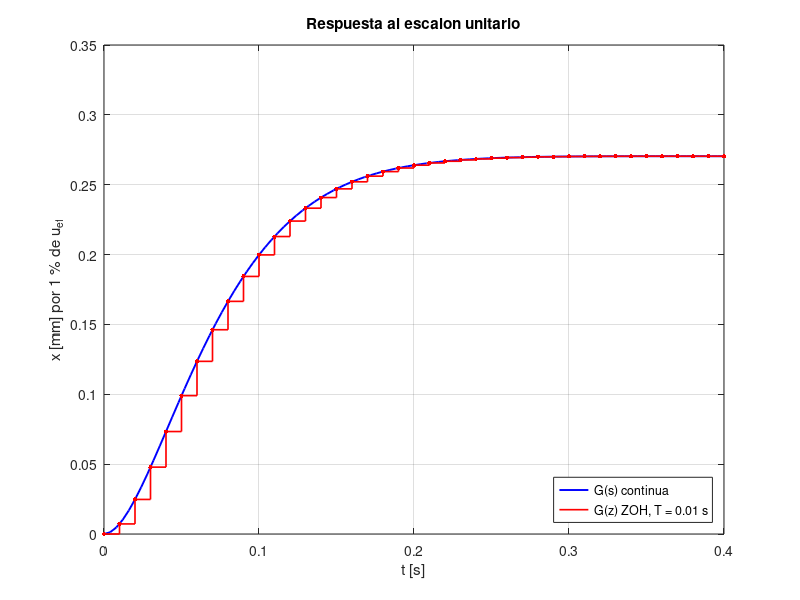
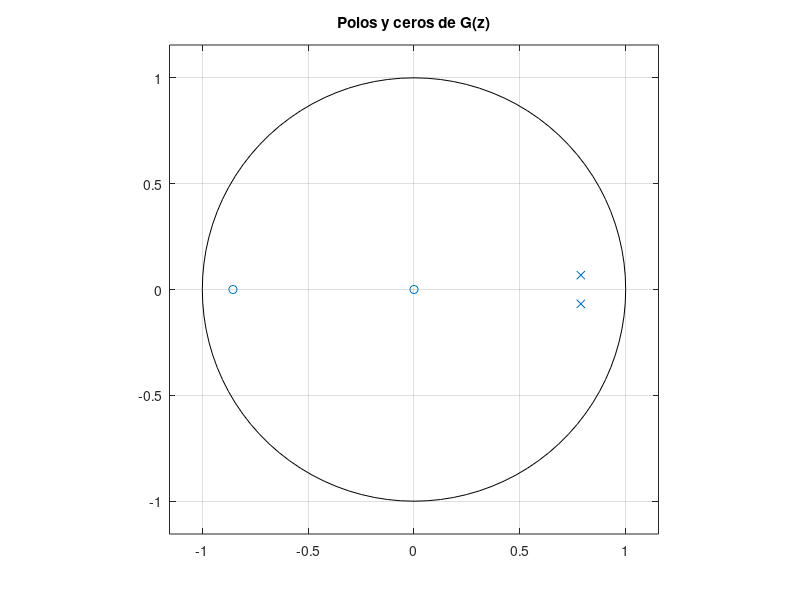

MATLAB code to generate these figures, in order:
% Discretizacion de la planta pinon-cremallera por retenedor de orden cero (ZOH)
% G(s) = b0 / (s^2 + a1 s + a0)   [mm / %PWM efectivo], identificada en ../identificacion
here = fileparts(mfilename('fullpath'));
fmt = @(x) sprintf('%.6f', x);

b0 = 168.4; a1 = 46.87; a0 = 622.9;
Gs = tf(b0, [1 a1 a0]);

%% 1. Parametros de la planta continua
wn   = sqrt(a0);
zeta = a1/(2*wn);
K    = b0/a0;
a    = a1/2;                 % parte real de los polos (s = -a +- j w)
w    = sqrt(a0 - a^2);       % parte imaginaria
ts   = 4/(zeta*wn);          % tiempo de establecimiento 2 %
fprintf('wn=%s zeta=%s K=%s a=%s w=%s ts=%s\n', fmt(wn), fmt(zeta), fmt(K), fmt(a), fmt(w), fmt(ts));

%% 2. Tiempo de muestreo
fprintf('Landau: %s <= T <= %s\n', fmt(0.25/wn), fmt(1.5/wn));
fprintf('Lazo cerrado ts/20..ts/10: %s .. %s\n', fmt(ts/20), fmt(ts/10));
fprintf('Lazo abierto ts/80..ts/40: %s .. %s\n', fmt(ts/80), fmt(ts/40));
T = 0.01;
fprintf('T=%.3f -> wn*T=%s  ts/T=%s\n', T, fmt(wn*T), fmt(ts/T));

%% 3. Fracciones parciales de G(s)/s = A/s + B(s+a)/((s+a)^2+w^2) + C w/((s+a)^2+w^2)
A = b0/a0;  B = -A;  C = -a*A/w;
fprintf('A=%s B=%s C=%s\n', fmt(A), fmt(B), fmt(C));

%% 4. Terminos de la tabla
e  = exp(-a*T); c = cos(w*T); s = sin(w*T);
p1 = -2*e*c;  p2 = e^2;
fprintf('e^-aT=%s  wT=%s  cos=%s  sin=%s\n', fmt(e), fmt(w*T), fmt(c), fmt(s));
fprintf('e*cos=%s  e*sin=%s  2e*cos=%s  e^-2aT=%s\n', fmt(e*c), fmt(e*s), fmt(2*e*c), fmt(p2));

%% 5. G(z) = (b1 z^-1 + b2 z^-2) / (1 + p1 z^-1 + p2 z^-2)
b1 = A*(1 - e*c) + C*e*s;
b2 = A*(e^2 - e*c) - C*e*s;
fprintf('A(1-e cos)=%s  C e sin=%s  A(e^2-e cos)=%s\n', fmt(A*(1-e*c)), fmt(C*e*s), fmt(A*(e^2-e*c)));
fprintf('b1=%s b2=%s p1=%s p2=%s\n', fmt(b1), fmt(b2), fmt(p1), fmt(p2));
Gz = tf([0 b1 b2], [1 p1 p2], T, 'Variable', 'z^-1');

%% 6. Verificacion
Gc = c2d(Gs, T, 'zoh');
[nc, dc] = tfdata(Gc, 'v');
fprintf('c2d: num=[%s] den=[%s]\n', num2str(nc, '%.6f '), num2str(dc, '%.6f '));
fprintf('Ganancia DC: G(s)=%s  G(z=1)=%s\n', fmt(dcgain(Gs)), fmt((b1+b2)/(1+p1+p2)));
pz = roots([1 p1 p2]);
fprintf('Polos z: %s  |z|=%s  (exp(sT): %s)\n', num2str(pz.', '%.6f '), fmt(abs(pz(1))), num2str(exp(pole(Gs)*T).', '%.6f '));
fprintf('Cero z: %s\n', fmt(-b2/b1));

%% Ejemplo de clase (F(s)=3/(s^2+8s+20), T=0.15) con la misma formula
Ae = 3/20; ae = 4; we = 2; Ce = -ae*Ae/we; Te = 0.15;
ee = exp(-ae*Te); ce = cos(we*Te); se = sin(we*Te);
fprintf('Ejemplo: b1=%s b2=%s p1=%s p2=%s\n', fmt(Ae*(1-ee*ce)+Ce*ee*se), fmt(Ae*(ee^2-ee*ce)-Ce*ee*se), fmt(-2*ee*ce), fmt(ee^2));
[ne, de] = tfdata(c2d(tf(3,[1 8 20]), Te, 'zoh'), 'v');
fprintf('Ejemplo c2d: num=[%s] den=[%s]\n', num2str(ne, '%.6f '), num2str(de, '%.6f '));

%% Figuras
t = 0:T:0.4;
f = figure('Visible', 'off', 'Position', [0 0 760 420]);
[yc, tc] = step(Gs, 0.4);
yd = step(Gz, t);
plot(tc, yc, 'b-', 'LineWidth', 1.4); hold on
stairs(t, yd, 'r-', 'LineWidth', 1.2); plot(t, yd, 'r.', 'MarkerSize', 10);
grid on; xlabel('t [s]'); ylabel('x [mm] por 1 % de u_{ef}');
legend('G(s) continua', 'G(z) ZOH, T = 0.01 s', 'Location', 'southeast');
title('Respuesta al escalon unitario');
exportgraphics(f, fullfile(here, 'escalon_continuo_discreto.pdf'), 'ContentType', 'vector');

f2 = figure('Visible', 'off', 'Position', [0 0 520 480]);
zplane([b1 b2], [1 p1 p2]); grid on; title('Polos y ceros de G(z)');
exportgraphics(f2, fullfile(here, 'polos_ceros_z.pdf'), 'ContentType', 'vector');

save(fullfile(here, 'discretizacion.mat'), 'Gs', 'Gz', 'T', 'b1', 'b2', 'p1', 'p2');
